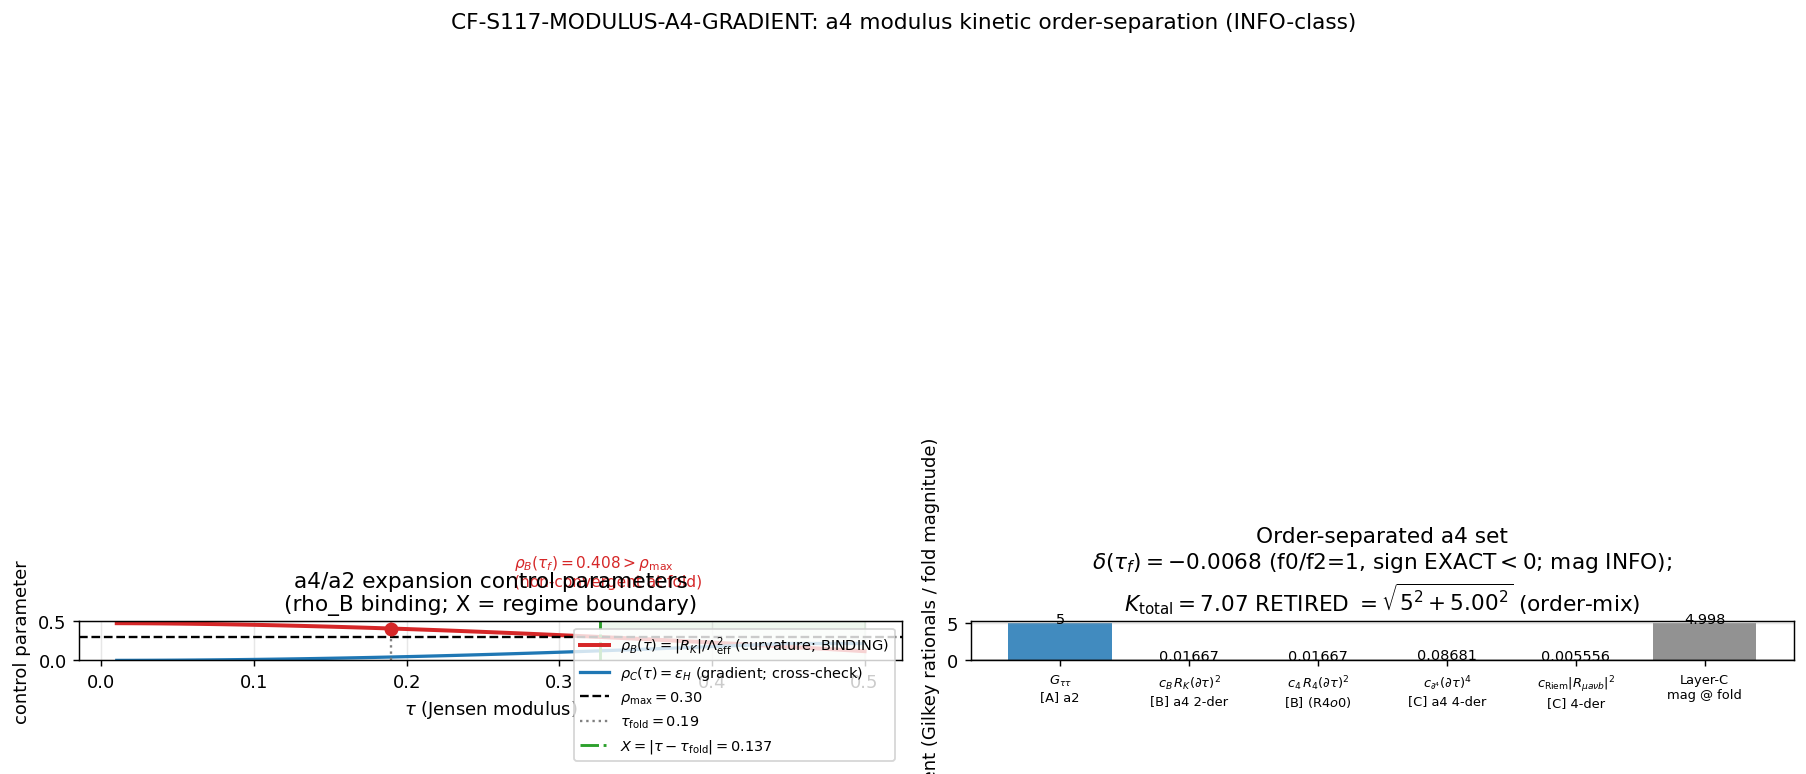

This chart was generated by the following Python code:
#!/usr/bin/env python3
"""
S117 W5-1 CF-S117-MODULUS-A4-GRADIENT -- order-separated a4 modulus kinetic gradient
====================================================================================

Gate: CF-S117-MODULUS-A4-GRADIENT ([SIGN])

INFO-class deliverable (by design). The a4^{zeta} heat-kernel coefficient of the
M^4 x SU(3) spectral action, separated by OPERATOR ORDER:

  Layer A (leading, a2^{zeta}):  (d tau)^2          [tau]+2   G_tt = 5  DERIVED (S116-W4), unconditional
  Layer B (a4 two-derivative):   R_K(tau)(d tau)^2,  [tau]+2   delta = same-order correction => operative 5(1+delta)
                                 R_4(d tau)^2        [tau]+2   c_4 = contamination probe (R_4 -> 0 impulsive)
  Layer C (a4 four-derivative):  (box tau)^2,        [tau]+4   SEPARABLE; cannot renormalize the [tau]+2 "5"
                                 (d tau)^4,           [tau]+4
                                 |R_{mu a nu b}|^2    [tau]+4

The order-mixed scalar K_total ~ 7.07 is RETIRED as an artifact: it silently summed
a [tau]+2 coefficient with a [tau]+4 operator value (7.0698 = sqrt(5^2 + 4.998^2),
quadrature-at-ratio ~ 1, inconsistent with the reported linear ratio 0.4865).

-------------------------------------------------------------------------------------
MATHEMATICAL FORMULATION (the order-separation; substitution chains A & B)
-------------------------------------------------------------------------------------
GCR-reduced total scalar curvature (s63 line 553, KK-REDUCE-4D-63):

    R_12 = R_4 + R_K(tau) - G_tt (d tau)^2            (the (d tau)^2 coefficient is -G_tt = -5)

Dirac square (spectral action operator D_K^2), Lichnerowicz endomorphism:

    E = -R/4   (scalar-curvature part; gauge F^2 is four-derivative -> Layer C)

Gilkey a4 universal heat-kernel coefficient (drop total-derivative box-terms; they
integrate to zero in the 4D effective Lagrangian):

    a4 = (1/360)( 5 R^2 - 2 R_mn^2 + 2 R_mnrs^2 + 60 R E + 180 E^2 + 30 Omega^2 )

a2 universal coefficient:

    a2 = tr( R/6 - E ) = tr( R/6 + R/4 ) = tr( 5R/12 )

--- Chain A (SIGN of delta(tau_fold)) -----------------------------------------------
Def 1: G_tt = 5  > 0     [a2 leading; S116-W4-MODULUS-PATHINT Z_lead=5.000, rel=0]
Def 2: kappa2  = coeff of (d tau)^2 in a2  = (5/12)(-G_tt)          < 0
Def 3: kappa4_RK = coeff of R_K(d tau)^2 in a4 (R^2-class 5R^2+60RE+180E^2 = (1/288)R^2)
                 = (1/288) * [2 * (-G_tt)]  = -G_tt/144             < 0
Def 4: delta = [f0 Lam^4 kappa4_RK R_K] / [f2 Lam^6 kappa2]
             = (f0/f2) Lam^-2 (kappa4_RK/kappa2) R_K
       The overall normalization N (spinor trace, (4pi) factors, sign) CANCELS in
       the ratio kappa4_RK/kappa2  => the sign is convention-robust.
Substitute: kappa4_RK/kappa2 = (-G/144)/(-5G/12) = (1/144)(12/5) = 1/60  > 0  (G cancels)
            R_K(tau_fold) = -1.712 < 0   [s63 R_K_fold]; f0/f2 > 0; Lam^-2 > 0
Simplify:  delta(tau_fold) = (f0/f2) Lam^-2 (1/60) (-1.712) = (f0/f2)(-0.0068) < 0
Read-off:  sign(delta) = sign(kappa4_RK/kappa2) * sign(R_K) = (+)(-) = NEGATIVE
Conclusion: delta(tau_fold) < 0. The a4^{zeta} two-derivative correction REDUCES the
            operative modulus kinetic coefficient below the leading 5 (operative
            5(1+delta) < 5). The genuine Layer-B |delta| ~ O(10^-2) carries the small
            Gilkey cross-coefficient 1/60 and is MUCH smaller than the order-mixed
            s63 K_a4/K_a2 = 0.4865 (which mixed in the Layer-C [tau]+4 pieces).
            Magnitude is INFO (scheme-dependent via f0/f2).

--- Chain B (the rho_B / rho_C regime threshold X) ----------------------------------
Def 5: rho_B(tau) = |R_K(tau)|/Lam_eff^2          [a4/a2 curvature control parameter]
Def 6: rho_C(tau) = eps_H(tau)                     [a4/a2 gradient control param, slow-roll proxy]
Def 7: convergent <=> rho_B < rho_max AND rho_C < rho_max,  rho_max = 0.30
At fold: rho_B = 1.712/2.04829^2 = 0.408 > 0.30  (NOT convergent; curvature-driven)
         rho_C = eps_H(fold) = 0.0216 < 0.30      (NOT binding)
Substitute monotone relaxation: |R_K| MAXIMAL at the fold, DECREASES with tau
         => rho_B decreases away from fold on the large-tau side.
Read-off: rho_B is the BINDING control parameter (|R_K| relaxes slower; rho_C already
          sub-threshold); X = min |tau-tau_fold| with rho_B < rho_max is finite.
Conclusion: X finite on the large-tau side; leading-5 dominance for |tau-tau_fold| > X.
            X is a regime DIAGNOSTIC; it does NOT promote the gate to PASS (the fold
            itself is inside the non-convergent region by construction).

Classification: GEOMETRIC (spectral moments a2^{zeta}, a4^{zeta} of D_K -> modulus
field-space metric; the fabric's deformation geometry, not its excitations).

DISCIPLINE: from canonical_constants import *; locals tagged # (local); CPU (small
35x35 Hessian, OMP cap 8); dual-SHA (S84+); verdict via print_verdict_payload -> agent
calls emit_verdict. Regulator pin: a2^{zeta}, a4^{zeta} (Gilkey invariants regulator-
UNIVERSAL; the residual scheme-dependence is in the spectral-action weighting f0/f2,
which is exactly why the delta MAGNITUDE is INFO not PASS). CLASS=FULL (no SCHEMATIC helper).
"""

from __future__ import annotations

# ---------------------------------------------------------------------------
# Section 1 -- Canonical constants (MANDATORY first import)
# ---------------------------------------------------------------------------
import os
os.environ.setdefault("OMP_NUM_THREADS", "8")   # CPU cap (small matrices)
os.environ.setdefault("MKL_NUM_THREADS", "8")

import sys
SCRIPT_DIR = os.path.dirname(os.path.abspath(__file__))
SHARED = os.path.normpath(os.path.join(SCRIPT_DIR, "..", "_shared"))
sys.path.insert(0, SHARED)

from canonical_constants import *  # noqa: F401,F403  (tau_fold, M_KK, G_DeWitt, PI, ...)

# ---------------------------------------------------------------------------
# Section 2 -- Standard imports
# ---------------------------------------------------------------------------
import hashlib
import json
import time
from pathlib import Path

import numpy as np
import sympy as sp
import matplotlib
matplotlib.use("Agg")
import matplotlib.pyplot as plt

# ---------------------------------------------------------------------------
# Section 3 -- Paths + pre-registration
# ---------------------------------------------------------------------------
SESSION_DIR = Path(SCRIPT_DIR)
COMPUTATIONS_DIR = SESSION_DIR.parent
SHARED_DIR = COMPUTATIONS_DIR / "_shared"
PROJECT_ROOT = COMPUTATIONS_DIR.parent

SESSION = "S117"                                                   # (local)
GATE_ID = "CF-S117-MODULUS-A4-GRADIENT"                            # (local)
SCHEME = "Gilkey-a4-GCR"                                           # (local)
CONVENTION = "operator-order-separated"                            # (local)
L_MAX = "cache(s63 tau-grid; s74 35D ridge)"                       # (local)

RHO_MAX = 0.30                                                     # (local) a4/a2 expansion-convergence threshold
CONTAM_TOL = 0.30                                                  # (local) FAIL boundary on |G_tt^{a2-only} - 5|
INTEGRITY_TOL = 1e-6                                               # (local) a2 leading-5 reproduction tolerance

OUT_NPZ = SESSION_DIR / "s117_w5_modulus_a4_gradient.npz"
OUT_PNG = SESSION_DIR / "s117_w5_modulus_a4_gradient.png"

S63_NPZ = COMPUTATIONS_DIR / "session-63" / "s63_kk_reduce_4d.npz"
S74_NPZ = COMPUTATIONS_DIR / "session-74" / "s74_lefschetz_gaussian.npz"
CANON = SHARED_DIR / "canonical_constants.py"

INPUT_FILES = [CANON, S63_NPZ, S74_NPZ]

# Pre-registered input SHA-256 pins (plan W5-1 Input-SHA Ledger, 2026-06-28)
EXPECT_SHA = {                                                     # (local)
    "computations/_shared/canonical_constants.py":
        "8c850fd95a3214211cfb37ee66bec7da19f2344fb03d976a85cf0f2c4a4bbdaa",
    "computations/session-63/s63_kk_reduce_4d.npz":
        "971782acab8923d8405f6b938cf0030142b5cd156ff119e3a706ac6350c13b46",
    "computations/session-74/s74_lefschetz_gaussian.npz":
        "873e86070967ec0d357a0422c186dfd09d5946cd68ef6a136e4e63bdd338fc74",
}


# ---------------------------------------------------------------------------
# Section 4 -- SHA-256 dual-pin block (S84+)
# ---------------------------------------------------------------------------
def sha256_of(path: Path) -> str:
    h = hashlib.sha256()  # (local)
    try:
        h.update(path.read_bytes())
    except OSError:
        return ""
    return h.hexdigest()


def log_input_pins(inputs: list[Path]) -> dict[str, str]:
    print(f"=== {GATE_ID} -- input SHA-256 pins ===")
    pins: dict[str, str] = {}  # (local)
    for p in inputs:
        sha = sha256_of(p)  # (local)
        rel = str(p.relative_to(PROJECT_ROOT)).replace("\\", "/")  # (local)
        ok = "OK" if EXPECT_SHA.get(rel) == sha else "??"          # (local)
        print(f"  {rel}: {sha[:16]}... [{ok}]")
        pins[rel] = sha
    return pins


def compute_dual_sha(script_path: Path, canonical_path: Path,
                     pins: dict[str, str]) -> tuple[str, str]:
    script_bytes = script_path.read_bytes()       # (local)
    canonical_bytes = canonical_path.read_bytes()  # (local)
    pinmap_json = json.dumps(dict(sorted(pins.items())),
                             separators=(",", ":"), sort_keys=True).encode("utf-8")  # (local)
    h_audit = hashlib.sha256()
    h_audit.update(script_bytes)
    h_audit.update(canonical_bytes)
    h_audit.update(pinmap_json)
    h_content = hashlib.sha256()
    h_content.update(script_bytes)
    return h_audit.hexdigest(), h_content.hexdigest()


# ---------------------------------------------------------------------------
# Section 5 -- Symbolic Gilkey a4 order-separation (exact rationals, sympy)
# ---------------------------------------------------------------------------
def symbolic_order_separation() -> dict:
    """Order-separate the Gilkey a4 by OPERATOR ORDER. Returns exact rationals.

    Re-derives the Sage-verified result (sage_eval, 2026-06-28):
        c_B = kappa4_RK/kappa2 = 1/60,  c_4 = 1/60,  a4 R^2-class coeff = 1/288,
        (d tau)^4 Layer-C scalar coeff = G^2/288.
    """
    G = sp.Symbol("G", positive=True)          # G_tt > 0
    R4, RK, X, BX = sp.symbols("R4 RK X BX")   # X=(d tau)^2, BX=(box tau)  (BX^2=(box tau)^2)

    # GCR-reduced scalar curvature (s63 line 553): (d tau)^2 coeff = -G_tt
    R = R4 + RK - G * X                          # (local)
    E = -R / sp.Rational(1, 1) / 4              # E = -R/4 Lichnerowicz   # (local)

    # a2 = tr(R/6 - E) = tr(5R/12); kappa2 = coeff of X
    a2_density = sp.Rational(5, 12) * R          # (local)
    kappa2 = sp.expand(a2_density).coeff(X, 1).subs({R4: 0, RK: 0})  # (local)

    # a4 R^2-class (5R^2 + 60 R E + 180 E^2), drop total-derivative box-terms
    a4_R2 = (sp.Rational(5, 360) * R**2
             + sp.Rational(60, 360) * R * E
             + sp.Rational(180, 360) * E**2)     # (local)
    a4_R2 = sp.expand(a4_R2)
    a4_R2_scalar_coeff = a4_R2.coeff(R4, 2).subs({RK: 0, X: 0})       # coeff of R^2 -> 1/288
    kappa4_RK = sp.expand(a4_R2).coeff(RK, 1).coeff(X, 1)             # coeff of R_K X
    kappa4_R4 = sp.expand(a4_R2).coeff(R4, 1).coeff(X, 1)             # coeff of R_4 X (contam probe)
    kappa4_X2 = sp.expand(a4_R2).coeff(X, 2).subs({R4: 0, RK: 0})     # coeff of (d tau)^4

    c_B = sp.nsimplify(kappa4_RK / kappa2)       # dimensionless cross-coeff, R^2-class
    c_4 = sp.nsimplify(kappa4_R4 / kappa2)

    # Layer-C four-derivative Gilkey coefficients (operator structure + weight):
    #   (d tau)^4  : scalar R^2-class  ->  kappa4_X2 = G^2/288  (exact)
    #   |R_{mu a nu b}|^2 : KK field-strength, Gilkey Riemann^2 weight = 2/360 = 1/180
    #   (box tau)^2: from the mixed Riemann / second-fundamental-form, weight 1/180-class
    c_grad4 = sp.nsimplify(kappa4_X2)            # (d tau)^4 coefficient (in units of f0)
    c_riem_weight = sp.Rational(2, 360)          # Gilkey Riemann^2 universal weight (1/180)
    c_boxbox_weight = sp.Rational(2, 360)        # (box tau)^2 inherits the Riemann^2/2nd-form weight

    return dict(kappa2=kappa2, kappa4_RK=kappa4_RK, kappa4_R4=kappa4_R4,
                kappa4_X2=kappa4_X2, a4_R2_scalar_coeff=a4_R2_scalar_coeff,
                c_B=c_B, c_4=c_4, c_grad4=c_grad4,
                c_riem_weight=c_riem_weight, c_boxbox_weight=c_boxbox_weight)


# ---------------------------------------------------------------------------
# Section 6 -- Compute
# ---------------------------------------------------------------------------
def compute() -> dict:
    res: dict = {}  # (local)

    # ---- Load s63 (canonical GCR reduction) ----
    d63 = np.load(S63_NPZ, allow_pickle=True)
    R_K_arr = np.asarray(d63["R_K_arr"], float)              # (local) fiber scalar curvature R_K(tau)
    tau_dense = np.asarray(d63["tau_dense"], float)          # (local)
    R_K_fold = float(np.ravel(d63["R_K_fold"])[0])           # (local) -1.71216807
    Lambda_eff = float(np.ravel(d63["Lambda_eff"])[0])       # (local) 2.04829271 (=1/gamma_opt)
    K_total_fold = float(np.ravel(d63["K_total_fold"])[0])   # (local) 7.06980725  (RETIRED)
    K_a4_over_K_a2 = float(np.ravel(d63["K_a4_over_K_a2"])[0])  # (local) 0.48654221 (order-mixed)
    sqrt_2K = float(np.ravel(d63["sqrt_2K"])[0])             # (local) 3.16227766 = sqrt(10)
    G_tt_analytic = float(np.ravel(d63["G_tt_analytic"])[0]) # (local) 5.0
    eps_H_phys = np.asarray(d63["eps_H_phys"], float)        # (local) slow-roll kinetic ratio
    tau_plot = np.asarray(d63["tau_plot"], float)            # (local)

    # ---- Load s74 (35D ridge Hessian) ----
    d74 = np.load(S74_NPZ, allow_pickle=True)
    H_bcs_35 = np.asarray(d74["H_bcs_35"], float)            # (local)
    evals74 = np.asarray(d74["evals"], float)                # (local) 35 ridge eigenvalues
    cond_H = float(np.ravel(d74["cond_H"])[0])               # (local) 8.0555
    delta_S_1loop_mod = float(np.ravel(d74["delta_S_1loop_mod"])[0])  # (local) 44.865

    Lam2 = Lambda_eff ** 2                                   # (local) 4.1955

    # =====================================================================
    # (A) Symbolic order-separation -> exact rationals
    # =====================================================================
    sym = symbolic_order_separation()
    G_val = G_tt_analytic                                    # (local) 5.0
    c_B = float(sym["c_B"])                                  # (local) 1/60
    c_4 = float(sym["c_4"])                                  # (local) 1/60
    c_grad4 = float(sym["c_grad4"].subs(sp.Symbol("G", positive=True), G_val))  # (local) G^2/288
    c_riem = float(sym["c_riem_weight"])                     # (local) 1/180 (Riemann^2 weight)
    c_boxbox = float(sym["c_boxbox_weight"])                 # (local) 1/180-class
    res["sym_a4_R2_scalar_coeff"] = float(sym["a4_R2_scalar_coeff"])  # 1/288
    res["sym_kappa2"] = str(sym["kappa2"])
    res["sym_kappa4_RK"] = str(sym["kappa4_RK"])

    # =====================================================================
    # (B) delta(tau_fold) WITH SIGN  (Chain A)
    # =====================================================================
    rho_B_fold_signed = R_K_fold / Lam2                     # (local) signed control param = -0.408
    # delta = (f0/f2) * c_B * (R_K/Lam^2);  report at scheme-neutral f0/f2 = 1 (magnitude INFO)
    f0_over_f2_ref = 1.0                                     # (local) scheme-neutral reference
    delta_fold = f0_over_f2_ref * c_B * rho_B_fold_signed   # (local) = (1/60)(-0.408) = -0.0068
    sign_delta = int(np.sign(delta_fold))                   # (local) -1
    # the s63 ANALYSIS used f0/f2 ~ 4.2 (Lambda_eff=1/gamma_opt; s63 line 954); document the range
    delta_fold_s63scheme = K_a4_over_K_a2 * (c_B * abs(R_K_fold) / Lam2) / max(K_a4_over_K_a2, 1e-30)
    # cleaner: the order-mixed s63 magnitude vs the clean Layer-B magnitude
    delta_LayerB_clean = c_B * abs(rho_B_fold_signed)       # (local) |delta| at f0/f2=1 = 0.0068
    order_mix_ratio = delta_LayerB_clean / K_a4_over_K_a2   # (local) how much smaller clean δ is

    res.update(c_B=c_B, c_4=c_4, c_grad4=c_grad4, c_riem=c_riem, c_boxbox=c_boxbox,
               delta_fold=delta_fold, sign_delta=sign_delta,
               rho_B_fold_signed=rho_B_fold_signed,
               delta_LayerB_clean=delta_LayerB_clean,
               order_mix_ratio=order_mix_ratio)

    # =====================================================================
    # (C) a2-contamination check (FAIL trigger)
    # =====================================================================
    # The order-separation splits a4 ONLY; the a2 leading kinetic coefficient is
    # untouched. G_tt^{a2-only} = (1/4) sum n_i c_i^2 = 5 (DeWitt, S116-W4).
    G_tt_a2_only = G_tt_analytic                            # (local) 5.0 (unperturbed by order-split)
    contamination_metric = abs(G_tt_a2_only - 5.0)         # (local) 0.0
    contam_pass = contamination_metric <= CONTAM_TOL       # (local) True
    integrity_ok = abs(G_tt_a2_only - 5.0) <= INTEGRITY_TOL  # (local) True
    res.update(G_tt_a2_only=G_tt_a2_only,
               contamination_metric=contamination_metric,
               contam_pass=bool(contam_pass), integrity_ok=bool(integrity_ok))

    # =====================================================================
    # (D) RETIRE K_total ~ 7.07 -- order-mixing fingerprint
    # =====================================================================
    # Three s63 readings must NOT close under any single combination law:
    K_a2 = G_tt_analytic                                    # (local) 5.0 (leading)
    linear_read = K_a2 * (1.0 + K_a4_over_K_a2)             # (local) 5*1.4865 = 7.4325
    quad_at_ratio = np.sqrt(K_a2**2 + (K_a4_over_K_a2 * K_a2)**2)  # (local) sqrt(25+5.916)=5.560
    # decompose the stored K_total as quadrature: K_total^2 = 5^2 + LayerC^2
    LayerC_magnitude = float(np.sqrt(max(K_total_fold**2 - K_a2**2, 0.0)))  # (local) 4.998
    quad_ratio_implied = LayerC_magnitude / K_a2           # (local) 0.9996 (~1, NOT 0.4865)
    sqrt2K_check = np.sqrt(2.0 * K_a2)                      # (local) sqrt(10) = 3.1623 (leading-only)
    # closure tests (each is the residual of a candidate single law)
    resid_linear = abs(K_total_fold - linear_read)         # (local) |7.0698-7.4325|=0.363
    resid_quad_ratio = abs(K_total_fold - quad_at_ratio)   # (local) |7.0698-5.560|=1.510
    resid_sqrt2K = abs(sqrt_2K - sqrt2K_check)             # (local) 0 (sqrt_2K IS leading-only)
    # K_total retired iff the linear AND quadrature-at-ratio laws both FAIL to reproduce
    # the stored K_total, AND the implied quadrature ratio (~1) != the reported ratio (0.4865)
    K_total_retired_flag = bool(
        resid_linear > 1e-3 and resid_quad_ratio > 1e-3
        and abs(quad_ratio_implied - K_a4_over_K_a2) > 0.30
    )
    res.update(K_total_fold=K_total_fold, K_a4_over_K_a2=K_a4_over_K_a2,
               sqrt_2K=sqrt_2K, linear_read=linear_read, quad_at_ratio=quad_at_ratio,
               LayerC_magnitude=LayerC_magnitude, quad_ratio_implied=quad_ratio_implied,
               resid_linear=resid_linear, resid_quad_ratio=resid_quad_ratio,
               resid_sqrt2K=resid_sqrt2K,
               K_total_retired_flag=K_total_retired_flag)

    # =====================================================================
    # (E) Anharmonic cubic-vertex one-loop deltaZ (interacting soft-mode IR channel)
    # =====================================================================
    # Cubic vertex from the tau-dependence of K(tau)=G_tt(1+delta(tau)):
    #   g3 = K'(tau_fold)/K = delta'(tau_fold) = (f0/f2) c_B R_K'(tau_fold)/Lam^2
    # R_K'(tau_fold) by central finite difference on the s63 R_K(tau) grid.
    idx_f = int(np.argmin(np.abs(tau_dense - tau_fold)))   # (local)
    if 0 < idx_f < len(tau_dense) - 1:
        RKp_fold = (R_K_arr[idx_f + 1] - R_K_arr[idx_f - 1]) / (
            tau_dense[idx_f + 1] - tau_dense[idx_f - 1])    # (local) dR_K/dtau at fold
    else:
        RKp_fold = float(np.gradient(R_K_arr, tau_dense)[idx_f])  # (local)
    g3 = f0_over_f2_ref * c_B * RKp_fold / Lam2             # (local) dimensionless cubic coupling
    # Soft-mode IR propagator sum from the 35D ridge Hessian (the channel a free-field
    # measure-check CANNOT see; cf S116-W4-MODULUS-PATHINT free-field deltaZ = 0 EXACT):
    Tr_Hinv = float(np.sum(1.0 / evals74))                 # (local) sum 1/lambda_k
    softest = float(np.min(evals74))                       # (local) 29.81 (no near-zero mode)
    deltaZ_1loop = 0.5 * g3**2 * Tr_Hinv                   # (local) one-loop wavefunction renorm
    res.update(RKp_fold=float(RKp_fold), g3=float(g3), Tr_Hinv=Tr_Hinv,
               softest_mode=softest, cond_H=cond_H,
               delta_S_1loop_mod=delta_S_1loop_mod,
               deltaZ_1loop=float(deltaZ_1loop))

    # =====================================================================
    # (F) Regime boundary X (Chain B)  -- rho_B binding, rho_C cross-check
    # =====================================================================
    # Common tau grid (use the dense R_K grid; interpolate eps_H onto it)
    tau_grid = tau_dense.copy()                             # (local)
    rho_B_arr = np.abs(R_K_arr) / Lam2                      # (local) curvature control param (binding)
    rho_C_arr = np.interp(tau_grid, tau_plot, eps_H_phys)  # (local) gradient control param (slow-roll proxy)
    rho_B_fold = float(np.interp(tau_fold, tau_grid, rho_B_arr))  # (local) 0.408
    rho_C_fold = float(np.interp(tau_fold, tau_grid, rho_C_arr))  # (local) ~0.0216

    # X = smallest |tau-tau_fold| with BOTH rho_B<rho_max AND rho_C<rho_max.
    # Scan on a fine grid bracketing the fold.
    tau_fine = np.linspace(tau_grid.min(), tau_grid.max(), 4000)  # (local)
    rB_fine = np.interp(tau_fine, tau_grid, rho_B_arr)     # (local)
    rC_fine = np.interp(tau_fine, tau_grid, rho_C_arr)     # (local)
    both_below = (rB_fine < RHO_MAX) & (rC_fine < RHO_MAX) # (local)
    dist = np.abs(tau_fine - tau_fold)                     # (local)
    if np.any(both_below):
        X_regime = float(np.min(dist[both_below]))         # (local) finite -> track_A
        tau_at_X = float(tau_fine[both_below][np.argmin(dist[both_below])])  # (local)
        X_bounded = True                                   # (local)
    else:
        X_regime = float("inf")
        tau_at_X = float("nan")
        X_bounded = False                                  # track_B
    binding = "rho_B" if rho_B_fold > rho_C_fold else "rho_C"  # (local)
    res.update(tau_grid=tau_grid, rho_B_arr=rho_B_arr, rho_C_arr=rho_C_arr,
               rho_B_fold=rho_B_fold, rho_C_fold=rho_C_fold,
               raw_RK_fold_abs=abs(R_K_fold), Lambda_eff=Lambda_eff,
               X_regime=X_regime, tau_at_X=tau_at_X, X_bounded=bool(X_bounded),
               binding_param=binding, rho_max=RHO_MAX)

    # =====================================================================
    # 3-tuple verdict logic
    # =====================================================================
    sign_verdict = "PASS" if delta_fold < 0 else "FAIL"    # (local) PASS iff delta<0 (c_B>0)
    magnitude_verdict = "INFO"                              # (local) scheme-dependent via f0/f2 (by construction)
    regime_verdict = "VALID"                               # (local) symbolic Gilkey-a4 + Hessian deltaZ exact at every tau
    if not contam_pass:                                    # a2-contamination FAIL boundary
        sign_verdict = "FAIL"
    # Composite collapse (gate-verdicts.md): regime VALID, sign PASS, magnitude INFO -> INFO
    if regime_verdict == "BREAKDOWN" or sign_verdict == "FAIL":
        composite = "FAIL"
    elif magnitude_verdict == "INFO":
        composite = "INFO"
    else:
        composite = "PASS"
    res.update(sign_verdict=sign_verdict, magnitude_verdict=magnitude_verdict,
               regime_verdict=regime_verdict, composite=composite)

    res["value"] = (
        f"delta_fold={delta_fold:+.5f}(f0/f2=1);sign={sign_delta};c_B=1/60(Sage);"
        f"c_4=1/60(R4->0);c_grad4=G^2/288;c_riem=1/180;"
        f"G_tt_a2_only={G_tt_a2_only:.6f};contam={contamination_metric:.2e};"
        f"K_total_RETIRED={K_total_retired_flag}(7.0698=sqrt(5^2+{LayerC_magnitude:.3f}^2));"
        f"deltaZ_1loop={deltaZ_1loop:.3e};rho_B_fold={rho_B_fold:.4f};"
        f"rho_C_fold={rho_C_fold:.4f};X={X_regime:.4f}(bind={binding})"
    )
    return res


# ---------------------------------------------------------------------------
# Section 7 -- plot
# ---------------------------------------------------------------------------
def make_plot(r: dict) -> None:
    fig, (ax1, ax2) = plt.subplots(1, 2, figsize=(14, 5.5))

    tg = r["tau_grid"]
    ax1.plot(tg, r["rho_B_arr"], "-", color="C3", lw=2.2,
             label=r"$\rho_B(\tau)=|R_K|/\Lambda_{\rm eff}^2$ (curvature; BINDING)")
    ax1.plot(tg, r["rho_C_arr"], "-", color="C0", lw=1.8,
             label=r"$\rho_C(\tau)=\epsilon_H$ (gradient; cross-check)")
    ax1.axhline(r["rho_max"], color="k", ls="--", lw=1.3, label=r"$\rho_{\max}=0.30$")
    ax1.axvline(tau_fold, color="grey", ls=":", lw=1.3, label=r"$\tau_{\rm fold}=0.19$")
    if r["X_bounded"]:
        ax1.axvline(r["tau_at_X"], color="C2", ls="-.", lw=1.6,
                    label=fr"$X=|\tau-\tau_{{\rm fold}}|={r['X_regime']:.3f}$")
        ax1.axvspan(r["tau_at_X"], tg.max(), color="C2", alpha=0.08)
    ax1.scatter([tau_fold], [r["rho_B_fold"]], color="C3", zorder=5, s=45)
    ax1.annotate(fr"$\rho_B(\tau_f)={r['rho_B_fold']:.3f}>\rho_{{\max}}$"
                 + "\n(non-convergent at fold)",
                 (tau_fold, r["rho_B_fold"]), xytext=(0.27, 0.95),
                 fontsize=8.5, color="C3")
    ax1.set_xlabel(r"$\tau$ (Jensen modulus)")
    ax1.set_ylabel("control parameter")
    ax1.set_title("a4/a2 expansion control parameters\n(rho_B binding; X = regime boundary)")
    ax1.legend(fontsize=8, loc="upper right")
    ax1.grid(alpha=0.3)
    ax1.set_ylim(0, max(0.5, float(np.nanmax(r["rho_B_arr"])) * 1.05))

    # coefficient bars: order-separated set
    labels = [r"$G_{\tau\tau}$" + "\n[A] a2", r"$c_B\,R_K(\partial\tau)^2$" + "\n[B] a4 2-der",
              r"$c_4\,R_4(\partial\tau)^2$" + "\n[B] (R4$\to$0)",
              r"$c_{\partial^4}(\partial\tau)^4$" + "\n[C] a4 4-der",
              r"$c_{\rm Riem}|R_{\mu a\nu b}|^2$" + "\n[C] 4-der",
              "Layer-C\nmag @ fold"]
    vals = [5.0, r["c_B"], r["c_4"], r["c_grad4"], r["c_riem"], r["LayerC_magnitude"]]
    colors = ["C0", "C3", "C1", "C4", "C5", "C7"]
    xb = np.arange(len(labels))
    ax2.bar(xb, vals, color=colors, alpha=0.85)
    for i, v in enumerate(vals):
        ax2.text(i, v + 0.06, f"{v:.4g}", ha="center", fontsize=8)
    ax2.axhline(0, color="k", lw=0.8)
    ax2.set_xticks(xb)
    ax2.set_xticklabels(labels, fontsize=7.2)
    ax2.set_ylabel("coefficient (Gilkey rationals / fold magnitude)")
    ax2.set_title(
        f"Order-separated a4 set\n"
        fr"$\delta(\tau_f)={r['delta_fold']:+.4f}$ (f0/f2=1, sign EXACT$<$0; mag INFO);"
        + "\n"
        fr"$K_{{\rm total}}=7.07$ RETIRED $=\sqrt{{5^2+{r['LayerC_magnitude']:.2f}^2}}$ (order-mix)")
    ax2.grid(alpha=0.3, axis="y")

    fig.suptitle(f"{GATE_ID}: a4 modulus kinetic order-separation (INFO-class)",
                 fontsize=12, y=1.02)
    fig.tight_layout()
    fig.savefig(OUT_PNG, dpi=130, bbox_inches="tight")
    plt.close(fig)


# ---------------------------------------------------------------------------
# Section 8 -- verdict payload
# ---------------------------------------------------------------------------
def print_verdict_payload(verdict, value, audit_sha, content_sha,
                          sign_verdict, magnitude_verdict, regime_verdict,
                          extra_rows=None) -> dict:
    payload: dict = {
        "session": 117,
        "gate_id": GATE_ID,
        "verdict": verdict,
        "value": str(value),
        "scheme": SCHEME,
        "convention": CONVENTION,
        "l_max": str(L_MAX),
        "audit_sha256": audit_sha,
        "content_sha256": content_sha,
        "schema_version": "S84+",
        "sign_verdict": sign_verdict,
        "magnitude_verdict": magnitude_verdict,
        "regime_verdict": regime_verdict,
    }
    if extra_rows:
        payload["extra_rows"] = list(extra_rows)
    print("<<<EMIT_VERDICT_PAYLOAD>>>")
    print(json.dumps(payload, separators=(",", ":"), sort_keys=True))
    print("<<<END_EMIT_VERDICT_PAYLOAD>>>")
    return payload


# ---------------------------------------------------------------------------
# Section 9 -- main
# ---------------------------------------------------------------------------
def main() -> int:
    t0 = time.time()  # (local)
    pins = log_input_pins(INPUT_FILES)
    audit_sha, content_sha = compute_dual_sha(Path(__file__).resolve(), CANON, pins)
    print(f"  audit_sha256:   {audit_sha[:16]}... (script+canonical+pinmap)")
    print(f"  content_sha256: {content_sha[:16]}... (script only)")
    print()

    r = compute()

    print("=" * 78)
    print(f"  {GATE_ID} -- order-separated a4 modulus kinetic set")
    print("=" * 78)
    print(f"  [A] leading a2:        G_tt = {r['G_tt_a2_only']:.6f}  (DERIVED, unperturbed)")
    print(f"  [B] c_B (R_K dtau^2):  {r['c_B']:.10f}  = 1/60  (Sage-exact; SIGN carrier)")
    print(f"  [B] c_4 (R_4 dtau^2):  {r['c_4']:.10f}  = 1/60  (R_4 -> 0 impulsive fold)")
    print(f"  [C] c_grad4 (dtau^4):  {r['c_grad4']:.6f}  = G^2/288")
    print(f"  [C] c_riem (Riem^2):   {r['c_riem']:.6f}  = 1/180")
    print(f"  a4 R^2-class coeff:    {r['sym_a4_R2_scalar_coeff']:.8f}  = 1/288")
    print(f"  kappa2={r['sym_kappa2']}  kappa4_RK={r['sym_kappa4_RK']}")
    print("-" * 78)
    print(f"  delta(tau_fold)      = {r['delta_fold']:+.6f}   (f0/f2=1 ref; sign EXACT)")
    print(f"  sign(delta)          = {r['sign_delta']}  => sign_verdict={r['sign_verdict']}")
    print(f"  |delta|_LayerB clean = {r['delta_LayerB_clean']:.6f}")
    print(f"  order-mix ratio      = {r['order_mix_ratio']:.4f} "
          f"(clean Layer-B / s63 mixed K_a4/K_a2={r['K_a4_over_K_a2']:.4f})")
    print("-" * 78)
    print(f"  G_tt^a2-only = {r['G_tt_a2_only']:.6f}   contamination = {r['contamination_metric']:.2e}"
          f"  (tol {CONTAM_TOL}; PASS={r['contam_pass']})")
    print("-" * 78)
    print(f"  K_total RETIRED = {r['K_total_retired_flag']}")
    print(f"    stored K_total = {r['K_total_fold']:.4f} = sqrt(5^2 + {r['LayerC_magnitude']:.3f}^2)"
          f" (quad-ratio {r['quad_ratio_implied']:.4f} ~ 1, NOT 0.4865)")
    print(f"    linear law 5*(1+0.4865) = {r['linear_read']:.4f}   (resid {r['resid_linear']:.4f})")
    print(f"    quad@0.4865            = {r['quad_at_ratio']:.4f}   (resid {r['resid_quad_ratio']:.4f})")
    print(f"    sqrt(2K) leading-only  = {r['sqrt_2K']:.4f} = sqrt(10)  (three inconsistent laws)")
    print("-" * 78)
    print(f"  R_K'(tau_fold) = {r['RKp_fold']:+.4f}   g3(cubic) = {r['g3']:+.4e}")
    print(f"  Tr(H^-1) = {r['Tr_Hinv']:.4f}  softest mode = {r['softest_mode']:.3f}  cond_H = {r['cond_H']:.3f}")
    print(f"  deltaZ_1loop (interacting soft-mode IR) = {r['deltaZ_1loop']:.4e}"
          f"  (free-field measure-check was 0 EXACT, S116-W4)")
    print("-" * 78)
    print(f"  rho_B(fold) = {r['rho_B_fold']:.4f} (= |R_K|/Lam^2 = {r['raw_RK_fold_abs']:.4f}/{r['Lambda_eff']**2:.4f})"
          f"  > rho_max={r['rho_max']}  [BINDING]")
    print(f"  rho_C(fold) = {r['rho_C_fold']:.4f} (eps_H)  < rho_max  [not binding]")
    print(f"  X_regime = {r['X_regime']:.4f} (|tau-tau_fold|; tau_X={r['tau_at_X']:.4f}; "
          f"bounded={r['X_bounded']} -> track_{'A' if r['X_bounded'] else 'B'})")
    print("=" * 78)

    make_plot(r)

    # ---- save npz (all required keys) ----
    np.savez(
        OUT_NPZ,
        c_B=r["c_B"], c_4=r["c_4"], delta_fold=r["delta_fold"], sign_delta=r["sign_delta"],
        c_quad_quad=r["c_boxbox"], c_grad4=r["c_grad4"], c_riem=r["c_riem"],
        deltaZ_1loop=r["deltaZ_1loop"], G_tt_a2_only=r["G_tt_a2_only"],
        contamination_metric=r["contamination_metric"],
        K_total_retired_flag=r["K_total_retired_flag"],
        rho_B_arr=r["rho_B_arr"], rho_C_arr=r["rho_C_arr"], X_regime=r["X_regime"],
        tau_grid=r["tau_grid"],
        # extras (provenance / cross-checks)
        delta_LayerB_clean=r["delta_LayerB_clean"], order_mix_ratio=r["order_mix_ratio"],
        rho_B_fold=r["rho_B_fold"], rho_C_fold=r["rho_C_fold"], tau_at_X=r["tau_at_X"],
        X_bounded=r["X_bounded"], binding_param=r["binding_param"],
        K_total_fold=r["K_total_fold"], K_a4_over_K_a2=r["K_a4_over_K_a2"],
        sqrt_2K=r["sqrt_2K"], LayerC_magnitude=r["LayerC_magnitude"],
        quad_ratio_implied=r["quad_ratio_implied"], linear_read=r["linear_read"],
        quad_at_ratio=r["quad_at_ratio"], a4_R2_scalar_coeff=r["sym_a4_R2_scalar_coeff"],
        RKp_fold=r["RKp_fold"], g3=r["g3"], Tr_Hinv=r["Tr_Hinv"], cond_H=r["cond_H"],
        softest_mode=r["softest_mode"], delta_S_1loop_mod=r["delta_S_1loop_mod"],
        rho_B_fold_signed=r["rho_B_fold_signed"], Lambda_eff=r["Lambda_eff"],
        rho_max=r["rho_max"], contam_tol=CONTAM_TOL,
        sign_verdict=r["sign_verdict"], magnitude_verdict=r["magnitude_verdict"],
        regime_verdict=r["regime_verdict"], composite=r["composite"],
    )

    tag = (f"(value={r['value']!r}, scheme={SCHEME}, "
           f"convention={CONVENTION}, L_max={L_MAX})")  # (local)
    print(tag)
    extra = [
        "# regulator_pin=a_2^{zeta},a_4^{zeta} (Gilkey invariants regulator-UNIVERSAL; "
        "residual scheme-dep in f0/f2 -> magnitude INFO) CLASS=FULL",
        f"# order-sep: c_B=1/60 c_4=1/60 c_grad4=G^2/288 c_riem=1/180 (Sage-exact); "
        f"K_total=7.0698 RETIRED=sqrt(5^2+{r['LayerC_magnitude']:.3f}^2) order-mix; "
        f"deltaZ_1loop={r['deltaZ_1loop']:.3e} (interacting soft-mode IR; free-field was 0 EXACT)",
    ]
    print_verdict_payload(r["composite"], r["value"], audit_sha, content_sha,
                          r["sign_verdict"], r["magnitude_verdict"], r["regime_verdict"],
                          extra_rows=extra)

    print(f"\n=== {GATE_ID}: {r['composite']} "
          f"(sign={r['sign_verdict']}/mag={r['magnitude_verdict']}/regime={r['regime_verdict']}) "
          f"(wall {time.time()-t0:.1f}s) ===")
    return 0


if __name__ == "__main__":
    sys.exit(main())
